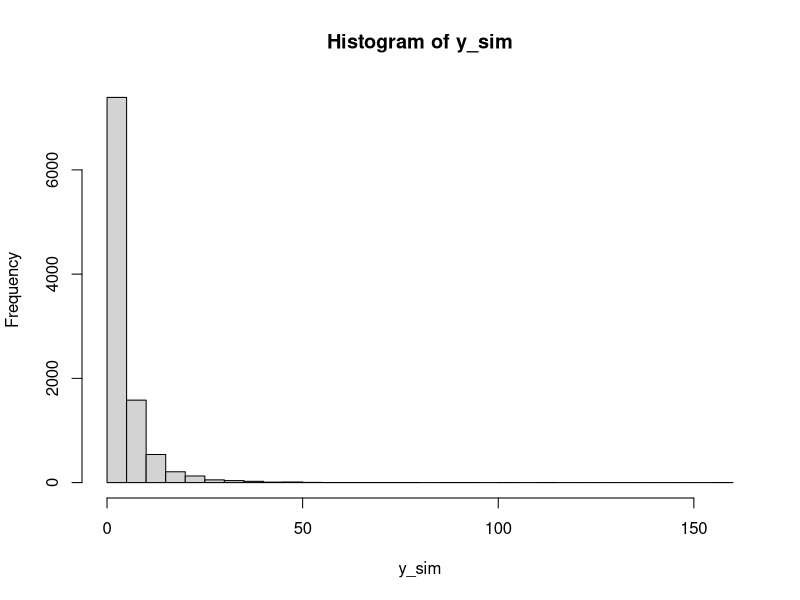
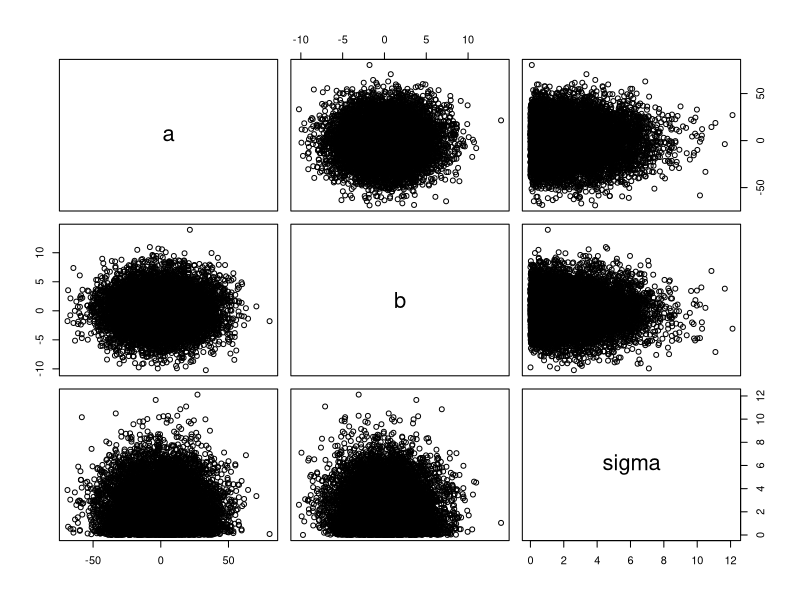
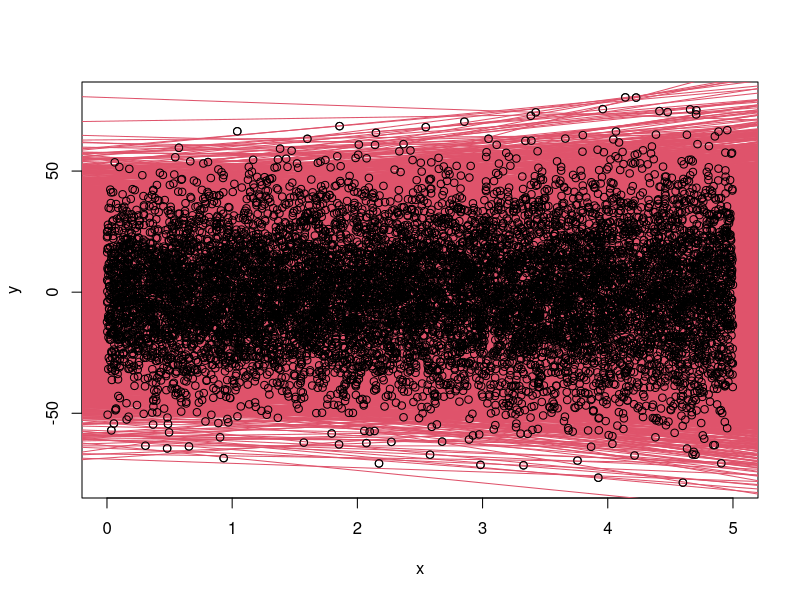

Write the R code that produced these figures, in order.
## gall wasp intercept model prior predictive distribution
# y ~ pois(lambda)
# loglambda ~ n(2, 2)

# start by drawing parameters
ndraw <- 10000
loglambda <- rnorm(ndraw, 1, 1)

# then simulate data using the draws from the prior
y_sim <- rpois(ndraw, lambda = exp(loglambda))
hist(y_sim, breaks = 50)
summary(y_sim)

## Bayesian linear regression
# y ~ n(mu, sigma)
# mu = a + bx
# a ~ n(0, 3)
# b ~ n(0, 3)
# sigma ~ cauchy+(0, 5)

# start by drawing parameters
a <- rnorm(ndraw, 0, 20)
b <- rnorm(ndraw, 0, 3)
sigma <- abs(rnorm(ndraw, 0, 3))
pairs(data.frame(a, b, sigma))

# simulate data using draws from the prior
x <- runif(ndraw, 0, 5)
y <- rnorm(ndraw, a + b * x, sigma)

plot(x, y)
for (i in 1:ndraw) abline(a[i], b[i], col = 2)
points(x, y)
